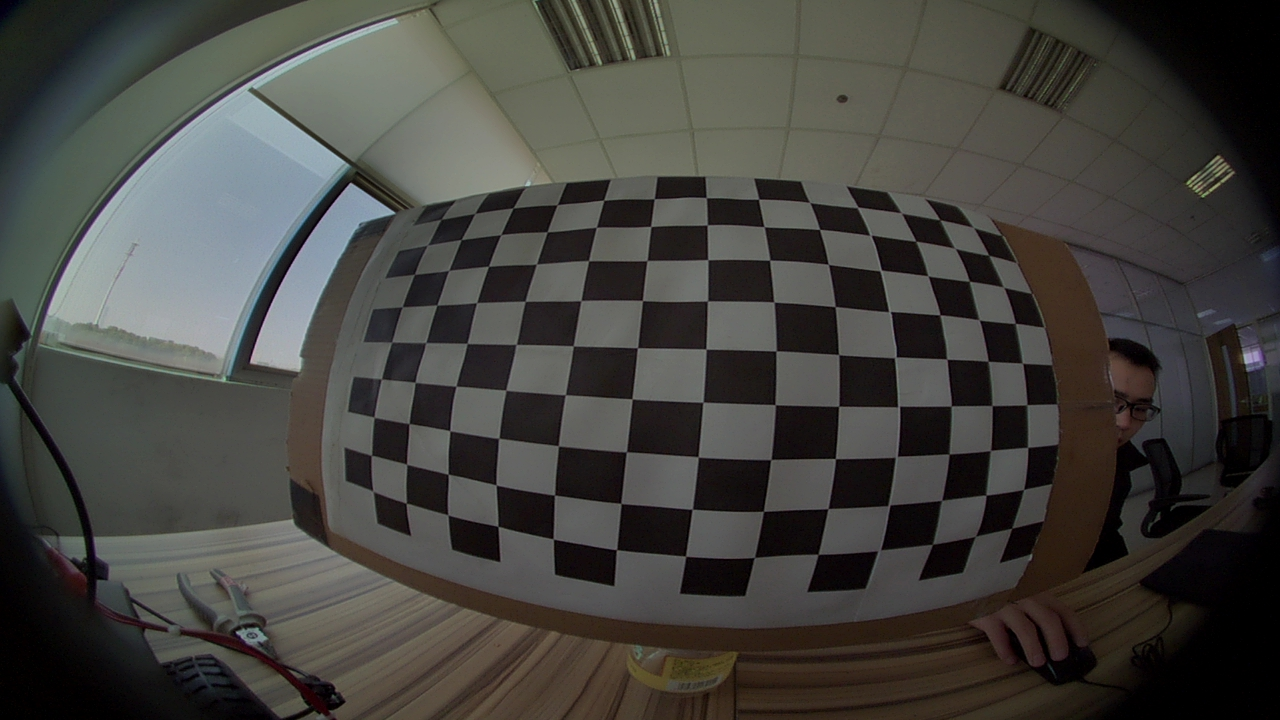
//> input picture 6.cali/2/5.鸟瞰/img1.jpg, 1280 x 720 px
$ ./main   (built with g++ and OpenCV 4)
//> lines starting //> are read from the running program, lines starting //| are printed output that depends on the picture
//运行环境 VS2012+opencv3.0
#include <opencv2/opencv.hpp>
#include <fstream>
using namespace std;
using namespace cv;

int main()
{
    ofstream fout("caliberation_result.txt");  /**    保存定标结果的文件     **/

    /************************************************************************
           读取每一幅图像，从中提取出角点，然后对角点进行亚像素精确化
    *************************************************************************/
    cout<<"开始提取角点………………"<<endl;
	//以下三行为需要手动修改的参数
    int image_count=  41;                   //图像数量
    Size board_size = Size(9,9);            //定标板上每行、列的角点数
	int x_expand = 0,y_expand = 200;		//x,y方向的扩展(x横向，y纵向)，适当增大可以不损失原图像信息

    vector<Point2f> corners;                //缓存每幅图像上检测到的角点
    vector<vector<Point2f> >  corners_Seq;   //保存检测到的所有角点/
    vector<Mat>  image_Seq;
	int successImageNum = 0;				//成功提取角点的棋盘图数量
	bool conner_flag = true;				//所有图像角点提取成功为true，其余为false
    for( int i = 0;  i != image_count ; i++)
    {
        cout<<"img"<<i+1<<"..."<<endl;
        string imageFileName;
        std::stringstream StrStm;
        StrStm<<i+1;
        StrStm>>imageFileName;
        imageFileName += ".jpg";
        cv::Mat imageSrc = imread("img"+imageFileName);
//> imageSrc is the input picture: 720 rows x 1280 cols, CV_8UC3; mean B, G, R 63.3, 67.4, 68.3
		Mat image;//边界扩展后的图片
		copyMakeBorder(imageSrc,image,(int)(y_expand/2),(int)(y_expand/2),(int)(x_expand/2),(int)(x_expand/2),BORDER_CONSTANT);
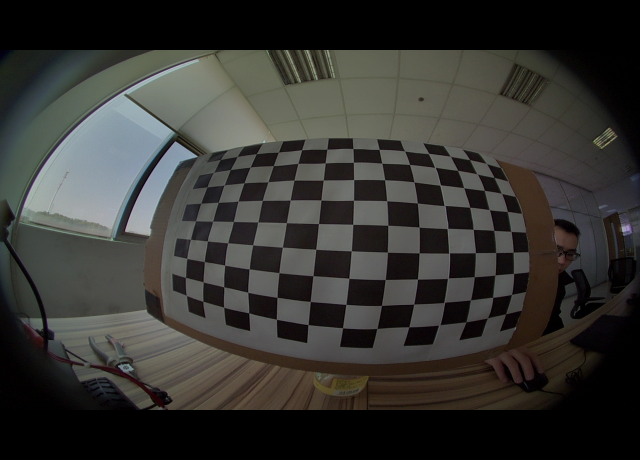
//> image: 920 rows x 1280 cols, CV_8UC3 (shown at 1/2 size); mean B, G, R 49.6, 52.8, 53.4
        /* 提取角点 */
        Mat imageGray;
        cvtColor(image, imageGray , CV_RGB2GRAY);
        bool patternfound = findChessboardCorners(image, board_size, corners,CALIB_CB_ADAPTIVE_THRESH + CALIB_CB_NORMALIZE_IMAGE+
            CALIB_CB_FAST_CHECK );
//> corners = empty; patternfound = false
        if (!patternfound)
        {
			cout<<"img"<<i+1<<"角点提取失败，请删除该图片，重新排序后再次运行程序！"<<endl;
            conner_flag = false;
			break;
        }
        else
        {
            /* 亚像素精确化 */
            cornerSubPix(imageGray, corners, Size(11, 11), Size(-1, -1), TermCriteria(CV_TERMCRIT_EPS + CV_TERMCRIT_ITER, 30, 0.1));
            /* 绘制检测到的角点并保存 */
            Mat imageTemp = image.clone();
            for (int j = 0; j < corners.size(); j++)
            {
                circle( imageTemp, corners[j], 10, Scalar(0,0,255), 2, 8, 0);
            }
            string imageFileName;
            std::stringstream StrStm;
            StrStm<<i+1;
            StrStm>>imageFileName;
            imageFileName += "_corner.jpg";
            //imwrite(imageFileName,imageTemp);
            cout<<"img"<<i+1<<" 角点提取完毕"<<endl;

			successImageNum = successImageNum + 1;
            corners_Seq.push_back(corners);
        }
        image_Seq.push_back(image);
    }
	if (!conner_flag)//如果有提取失败的标定图，退出程序
	{
		system("pause");
		return 0;
//> (the program exits here)

$ run again, on 6.cali/2/5.鸟瞰/left.jpg
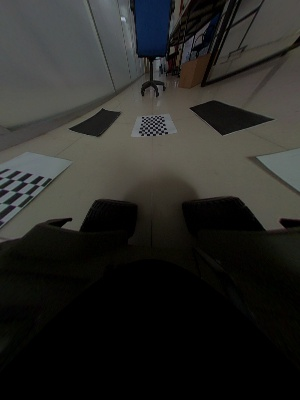
//> input picture 6.cali/2/5.鸟瞰/left.jpg, 300 x 400 px, given in place of img1.jpg, which was not available
//> imageSrc is the input picture: 400 rows x 300 cols, CV_8UC3; mean B, G, R 37.8, 40.9, 41
//> `copyMakeBorder(imageSrc,image,(int)(y_expand/2),(int)(y_expand/2),(int..`:
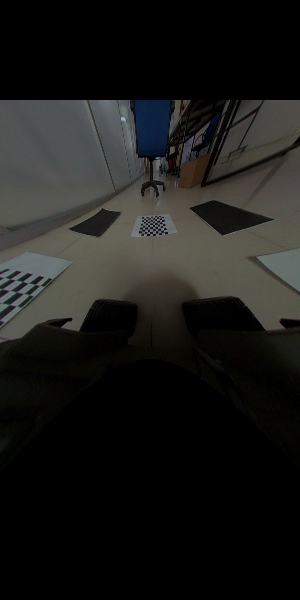
//> image: 600 rows x 300 cols, CV_8UC3; mean B, G, R 25.2, 27.2, 27.3
//> corners = empty; patternfound = false

$ run again, on 6.cali/2/5.鸟瞰/right.jpg
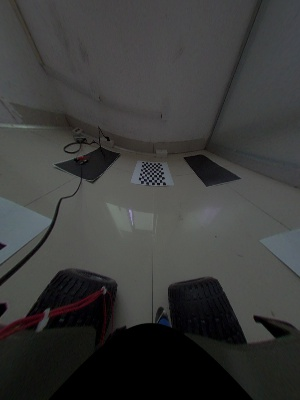
//> input picture 6.cali/2/5.鸟瞰/right.jpg, 300 x 400 px, given in place of img1.jpg, which was not available
//> imageSrc is the input picture: 400 rows x 300 cols, CV_8UC3; mean B, G, R 58.5, 59.5, 59
//> `copyMakeBorder(imageSrc,image,(int)(y_expand/2),(int)(y_expand/2),(int..`:
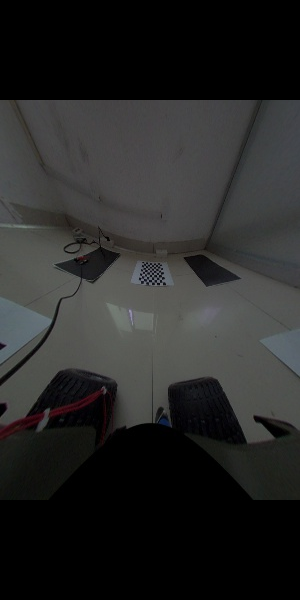
//> image: 600 rows x 300 cols, CV_8UC3; mean B, G, R 39, 39.7, 39.4
//> corners = empty; patternfound = false
